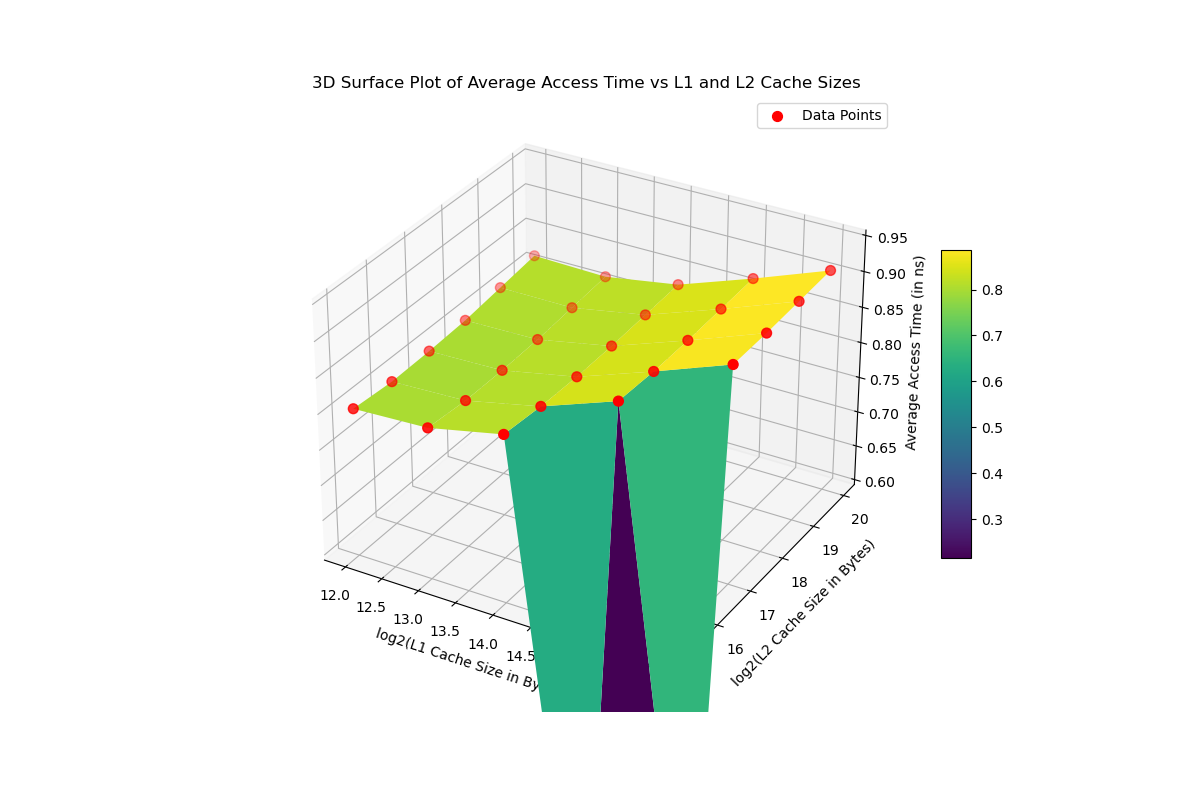

This chart was generated by the following Python code:
import subprocess
import re
import numpy as np
import matplotlib.pyplot as plt
from mpl_toolkits.mplot3d import Axes3D

# Constants
block_size = 32  # Fixed block size
num_of_vc_blocks = 0  # No victim cache
trace_file_name = 'gcc_trace.txt'  # Replace with actual trace file name

# Cache sizes: L1 from 1KB to 64KB and L2 from 32KB to 1MB
l1_sizes_kb = [1, 2, 4, 8, 16, 32, 64]  # In KB
l2_sizes_kb = [32, 64, 128, 256, 512, 1024]  # In KB
l1_sizes_bytes = [size * 1024 for size in l1_sizes_kb]
l2_sizes_bytes = [size * 1024 for size in l2_sizes_kb]

# Regular expression to capture average access time from output.txt
access_time_pattern = re.compile(r"1\. average access time:\s+([0-9]*\.[0-9]*)")

# Function to run the cache simulator and extract the average access time
def run_cache_sim(L1_size, L2_size):
    # Associativities
    L1_assoc = 4  # 4-way set associative for L1
    L2_assoc = 8  # 8-way set associative for L2

    command = f'./cache_sim {L1_size} {L1_assoc} {block_size} {num_of_vc_blocks} {L2_size} {L2_assoc} {trace_file_name} > output.txt'
    subprocess.run(command, shell=True)
    
    # Read and parse the output file
    with open('output.txt', 'r') as f:
        output = f.read()
        match = access_time_pattern.search(output)
        if match:
            return float(match.group(1))
        else:
            return None  # Return None if no valid access time is found

# Prepare data for 3D surface plot
X = []  # log2(L1 sizes)
Y = []  # log2(L2 sizes)
Z = []  # Average Access Times
a = 10
b = 10
c = 10
# Iterate through L1 and L2 sizes
for L1_size in l1_sizes_bytes:
    for L2_size in l2_sizes_bytes:
        if L1_size < L2_size:  # Ensure L1 is smaller than L2
            access_time = run_cache_sim(L1_size, L2_size)
            if access_time is not None:
                X.append(np.log2(L1_size))  # log2(L1 cache size)
                Y.append(np.log2(L2_size))  # log2(L2 cache size)
                Z.append(access_time)  # Average access time
                t = a
                a = min(a,access_time)
                if t != a:
                    b = np.log2(L1_size)
                    c = np.log2(L2_size)
print("L1 value")
print(b)
print("L2 value")
print(c)
print("AAT")
print(a)
# Convert lists to numpy arrays for plotting
X = np.array(X)
Y = np.array(Y)
Z = np.array(Z)

# Create a 3D surface plot
fig = plt.figure(figsize=(12, 8))
ax = fig.add_subplot(111, projection='3d')

# Create a grid for the surface plot
X_grid, Y_grid = np.meshgrid(np.unique(X), np.unique(Y))
Z_grid = np.zeros_like(X_grid)

# Populate the grid with average access times
for i in range(len(X)):
    x_idx = np.where(np.unique(X) == X[i])[0][0]
    y_idx = np.where(np.unique(Y) == Y[i])[0][0]
    Z_grid[y_idx, x_idx] = Z[i]

# Plot the surface
surf = ax.plot_surface(X_grid, Y_grid, Z_grid, cmap='viridis', edgecolor='none')

# Plot data points on the surface
ax.scatter(X, Y, Z, color='red', label='Data Points', s=50)  # Mark data points with red markers

# Add labels and title
ax.set_xlabel('log2(L1 Cache Size in Bytes)')
ax.set_ylabel('log2(L2 Cache Size in Bytes)')
ax.set_zlabel('Average Access Time (in ns)')
ax.set_title('3D Surface Plot of Average Access Time vs L1 and L2 Cache Sizes')
ax.set_zlim(0.6, 0.95)
# Show color bar
fig.colorbar(surf, ax=ax, shrink=0.5, aspect=10)

# Add legend for data points
ax.legend()

plt.show()
